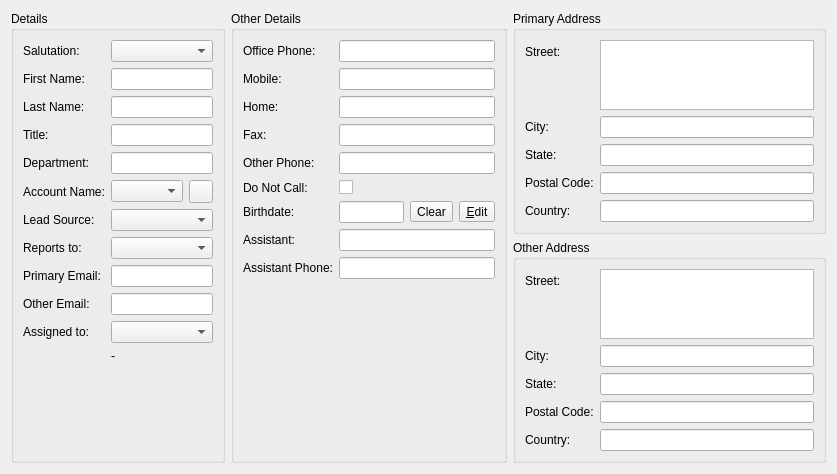
<?xml version="1.0" encoding="UTF-8"?>
<ui version="4.0">
 <class>ContactDetails</class>
 <widget class="QWidget" name="ContactDetails">
  <property name="geometry">
   <rect>
    <x>0</x>
    <y>0</y>
    <width>837</width>
    <height>444</height>
   </rect>
  </property>
  <property name="windowTitle">
   <string>Form</string>
  </property>
  <layout class="QGridLayout" name="gridLayout">
   <item row="0" column="0" rowspan="2">
    <widget class="QGroupBox" name="groupBox">
     <property name="title">
      <string>Details</string>
     </property>
     <layout class="QFormLayout" name="formLayout">
      <item row="0" column="0">
       <widget class="QLabel" name="label">
        <property name="text">
         <string>Salutation:</string>
        </property>
       </widget>
      </item>
      <item row="0" column="1">
       <widget class="QComboBox" name="salutation"/>
      </item>
      <item row="1" column="0">
       <widget class="QLabel" name="label_2">
        <property name="text">
         <string>First Name:</string>
        </property>
       </widget>
      </item>
      <item row="1" column="1">
       <widget class="QLineEdit" name="first_name"/>
      </item>
      <item row="2" column="0">
       <widget class="QLabel" name="label_3">
        <property name="text">
         <string>Last Name:</string>
        </property>
       </widget>
      </item>
      <item row="2" column="1">
       <widget class="QLineEdit" name="last_name"/>
      </item>
      <item row="3" column="0">
       <widget class="QLabel" name="label_4">
        <property name="text">
         <string>Title:</string>
        </property>
       </widget>
      </item>
      <item row="3" column="1">
       <widget class="QLineEdit" name="title"/>
      </item>
      <item row="4" column="0">
       <widget class="QLabel" name="label_5">
        <property name="text">
         <string>Department:</string>
        </property>
       </widget>
      </item>
      <item row="4" column="1">
       <widget class="QLineEdit" name="department"/>
      </item>
      <item row="5" column="0">
       <widget class="QLabel" name="label_6">
        <property name="text">
         <string>Account Name:</string>
        </property>
       </widget>
      </item>
      <item row="5" column="1">
       <layout class="QHBoxLayout" name="accountLayout">
        <item>
         <widget class="QComboBox" name="account_id"/>
        </item>
        <item>
         <widget class="QToolButton" name="buttonOpenAccount">
          <property name="icon">
           <iconset theme="document-open">
            <normaloff/>
           </iconset>
          </property>
         </widget>
        </item>
       </layout>
      </item>
      <item row="6" column="0">
       <widget class="QLabel" name="label_7">
        <property name="text">
         <string>Lead Source:</string>
        </property>
       </widget>
      </item>
      <item row="6" column="1">
       <widget class="QComboBox" name="lead_source"/>
      </item>
      <item row="7" column="0">
       <widget class="QLabel" name="label_9">
        <property name="text">
         <string>Reports to:</string>
        </property>
       </widget>
      </item>
      <item row="7" column="1">
       <widget class="QComboBox" name="reports_to_id"/>
      </item>
      <item row="8" column="0">
       <widget class="QLabel" name="label_10">
        <property name="text">
         <string>Primary Email:</string>
        </property>
       </widget>
      </item>
      <item row="8" column="1">
       <widget class="QLineEdit" name="email1"/>
      </item>
      <item row="9" column="0">
       <widget class="QLabel" name="label_31">
        <property name="text">
         <string>Other Email:</string>
        </property>
       </widget>
      </item>
      <item row="9" column="1">
       <widget class="QLineEdit" name="email2"/>
      </item>
      <item row="10" column="0">
       <widget class="QLabel" name="label_11">
        <property name="text">
         <string>Assigned to:</string>
        </property>
       </widget>
      </item>
      <item row="10" column="1">
       <widget class="QComboBox" name="assigned_user_id"/>
      </item>
      <item row="11" column="1">
       <widget class="QLabel" name="urllabel">
        <property name="text">
         <string>-</string>
        </property>
        <property name="openExternalLinks">
         <bool>true</bool>
        </property>
       </widget>
      </item>
     </layout>
    </widget>
   </item>
   <item row="0" column="1" rowspan="2">
    <widget class="QGroupBox" name="groupBox_2">
     <property name="title">
      <string>Other Details</string>
     </property>
     <layout class="QFormLayout" name="formLayout_2">
      <item row="0" column="0">
       <widget class="QLabel" name="label_12">
        <property name="text">
         <string>Office Phone:</string>
        </property>
       </widget>
      </item>
      <item row="0" column="1">
       <widget class="QLineEdit" name="phone_work"/>
      </item>
      <item row="1" column="0">
       <widget class="QLabel" name="label_13">
        <property name="text">
         <string>Mobile:</string>
        </property>
       </widget>
      </item>
      <item row="1" column="1">
       <widget class="QLineEdit" name="phone_mobile"/>
      </item>
      <item row="2" column="0">
       <widget class="QLabel" name="label_14">
        <property name="text">
         <string>Home:</string>
        </property>
       </widget>
      </item>
      <item row="2" column="1">
       <widget class="QLineEdit" name="phone_home"/>
      </item>
      <item row="3" column="0">
       <widget class="QLabel" name="label_15">
        <property name="text">
         <string>Fax:</string>
        </property>
       </widget>
      </item>
      <item row="3" column="1">
       <widget class="QLineEdit" name="phone_fax"/>
      </item>
      <item row="4" column="0">
       <widget class="QLabel" name="label_16">
        <property name="text">
         <string>Other Phone:</string>
        </property>
       </widget>
      </item>
      <item row="4" column="1">
       <widget class="QLineEdit" name="phone_other"/>
      </item>
      <item row="5" column="0">
       <widget class="QLabel" name="label_30">
        <property name="text">
         <string>Do Not Call:</string>
        </property>
       </widget>
      </item>
      <item row="5" column="1">
       <widget class="QCheckBox" name="do_not_call">
        <property name="text">
         <string/>
        </property>
       </widget>
      </item>
      <item row="6" column="0">
       <widget class="QLabel" name="label_17">
        <property name="text">
         <string>Birthdate:</string>
        </property>
       </widget>
      </item>
      <item row="6" column="1">
       <layout class="QHBoxLayout" name="horizontalLayout">
        <item>
         <widget class="QLineEdit" name="birthdate"/>
        </item>
        <item>
         <widget class="QToolButton" name="clearDateButton">
          <property name="text">
           <string>Clear</string>
          </property>
         </widget>
        </item>
        <item>
         <widget class="EditCalendarButton" name="calendarButton">
          <property name="text">
           <string>&amp;Edit</string>
          </property>
         </widget>
        </item>
       </layout>
      </item>
      <item row="7" column="0">
       <widget class="QLabel" name="label_28">
        <property name="text">
         <string>Assistant:</string>
        </property>
       </widget>
      </item>
      <item row="7" column="1">
       <widget class="QLineEdit" name="assistant"/>
      </item>
      <item row="8" column="0">
       <widget class="QLabel" name="label_29">
        <property name="text">
         <string>Assistant Phone:</string>
        </property>
       </widget>
      </item>
      <item row="8" column="1">
       <widget class="QLineEdit" name="phoneAssistant"/>
      </item>
     </layout>
    </widget>
   </item>
   <item row="0" column="2">
    <widget class="QGroupBox" name="groupBox_3">
     <property name="title">
      <string>Primary Address</string>
     </property>
     <layout class="QFormLayout" name="formLayout_3">
      <item row="0" column="0">
       <widget class="QLabel" name="label_18">
        <property name="text">
         <string>Street:</string>
        </property>
       </widget>
      </item>
      <item row="0" column="1">
       <widget class="BetterPlainTextEdit" name="primaryAddressStreet"/>
      </item>
      <item row="1" column="0">
       <widget class="QLabel" name="label_19">
        <property name="text">
         <string>City:</string>
        </property>
       </widget>
      </item>
      <item row="1" column="1">
       <widget class="QLineEdit" name="primaryAddressCity"/>
      </item>
      <item row="2" column="0">
       <widget class="QLabel" name="label_20">
        <property name="text">
         <string>State:</string>
        </property>
       </widget>
      </item>
      <item row="2" column="1">
       <widget class="QLineEdit" name="primaryAddressState"/>
      </item>
      <item row="3" column="0">
       <widget class="QLabel" name="label_21">
        <property name="text">
         <string>Postal Code:</string>
        </property>
       </widget>
      </item>
      <item row="3" column="1">
       <widget class="QLineEdit" name="primaryAddressPostalcode"/>
      </item>
      <item row="4" column="0">
       <widget class="QLabel" name="label_22">
        <property name="text">
         <string>Country:</string>
        </property>
       </widget>
      </item>
      <item row="4" column="1">
       <widget class="QLineEdit" name="primaryAddressCountry"/>
      </item>
     </layout>
    </widget>
   </item>
   <item row="1" column="2">
    <widget class="QGroupBox" name="groupBox_4">
     <property name="title">
      <string>Other Address</string>
     </property>
     <layout class="QFormLayout" name="formLayout_4">
      <item row="0" column="0">
       <widget class="QLabel" name="label_23">
        <property name="text">
         <string>Street:</string>
        </property>
       </widget>
      </item>
      <item row="0" column="1">
       <widget class="BetterPlainTextEdit" name="altAddressStreet"/>
      </item>
      <item row="1" column="0">
       <widget class="QLabel" name="label_24">
        <property name="text">
         <string>City:</string>
        </property>
       </widget>
      </item>
      <item row="1" column="1">
       <widget class="QLineEdit" name="altAddressCity"/>
      </item>
      <item row="2" column="0">
       <widget class="QLabel" name="label_25">
        <property name="text">
         <string>State:</string>
        </property>
       </widget>
      </item>
      <item row="2" column="1">
       <widget class="QLineEdit" name="altAddressState"/>
      </item>
      <item row="3" column="0">
       <widget class="QLabel" name="label_26">
        <property name="text">
         <string>Postal Code:</string>
        </property>
       </widget>
      </item>
      <item row="3" column="1">
       <widget class="QLineEdit" name="altAddressPostalcode"/>
      </item>
      <item row="4" column="0">
       <widget class="QLabel" name="label_27">
        <property name="text">
         <string>Country:</string>
        </property>
       </widget>
      </item>
      <item row="4" column="1">
       <widget class="QLineEdit" name="altAddressCountry"/>
      </item>
     </layout>
    </widget>
   </item>
  </layout>
 </widget>
 <customwidgets>
  <customwidget>
   <class>BetterPlainTextEdit</class>
   <extends>QPlainTextEdit</extends>
   <header location="global">betterplaintextedit.h</header>
  </customwidget>
  <customwidget>
   <class>EditCalendarButton</class>
   <extends>QToolButton</extends>
   <header>editcalendarbutton.h</header>
  </customwidget>
 </customwidgets>
 <tabstops>
  <tabstop>salutation</tabstop>
  <tabstop>first_name</tabstop>
  <tabstop>last_name</tabstop>
  <tabstop>title</tabstop>
  <tabstop>department</tabstop>
  <tabstop>account_id</tabstop>
  <tabstop>buttonOpenAccount</tabstop>
  <tabstop>lead_source</tabstop>
  <tabstop>reports_to_id</tabstop>
  <tabstop>email1</tabstop>
  <tabstop>email2</tabstop>
  <tabstop>assigned_user_id</tabstop>
  <tabstop>phone_work</tabstop>
  <tabstop>phone_mobile</tabstop>
  <tabstop>phone_home</tabstop>
  <tabstop>phone_fax</tabstop>
  <tabstop>phone_other</tabstop>
  <tabstop>do_not_call</tabstop>
  <tabstop>birthdate</tabstop>
  <tabstop>clearDateButton</tabstop>
  <tabstop>calendarButton</tabstop>
  <tabstop>assistant</tabstop>
  <tabstop>phoneAssistant</tabstop>
  <tabstop>primaryAddressStreet</tabstop>
  <tabstop>primaryAddressCity</tabstop>
  <tabstop>primaryAddressState</tabstop>
  <tabstop>primaryAddressPostalcode</tabstop>
  <tabstop>primaryAddressCountry</tabstop>
  <tabstop>altAddressStreet</tabstop>
  <tabstop>altAddressCity</tabstop>
  <tabstop>altAddressState</tabstop>
  <tabstop>altAddressPostalcode</tabstop>
  <tabstop>altAddressCountry</tabstop>
 </tabstops>
 <resources/>
 <connections/>
</ui>
